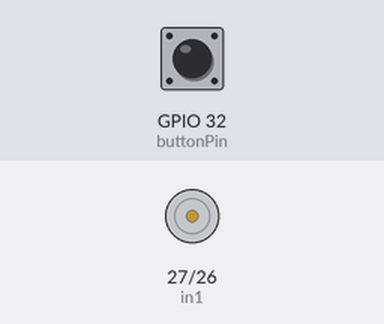
A sketch run on a simulated ESP32. Parts: motor-driver pin pairs drawn as motors (green arrow = first pin HIGH = forward, orange = second pin HIGH = backward, longer = more drive, scaled by the enable pin). The inputs (shaded band) are chosen by the test bench; at power-on: GPIO 32 (buttonPin) HIGH.

Above: at 1.2 s.
1.3 s: GPIO 32 (buttonPin) pulled LOW for 0.15 s
At 2.5 s:
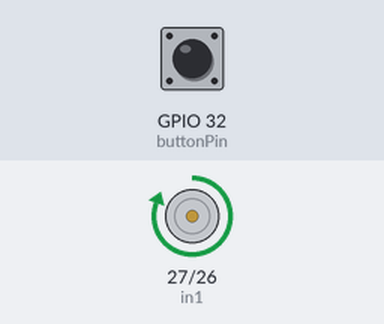
2.9 s: GPIO 32 (buttonPin) pulled LOW for 1 s
At 4.0 s:
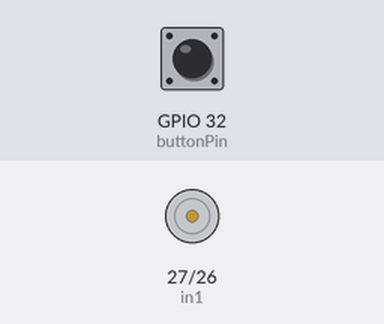
5.4 s: GPIO 32 (buttonPin) pulled LOW for 3.2 s
At 5.9 s:
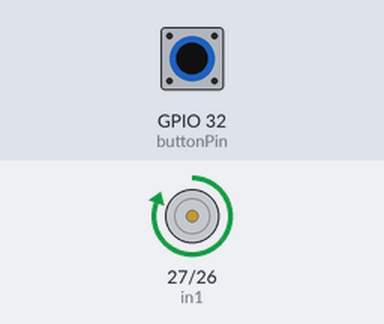
Timing chart, 0 to 8.4 s (numbered marks = the images above; inputs shaded):
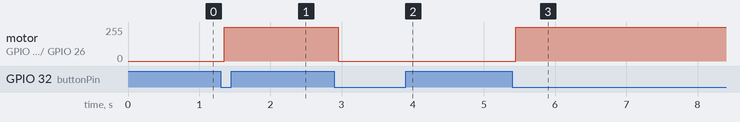

The sketch:

Test5A.ino
```cpp
// Motor Driver Pins
const int enA = 14;
const int in1 = 27;
const int in2 = 26;

// Button Pin
const int buttonPin = 32;

// State tracking
bool motorRunning = false;
bool lastButtonState = HIGH;

void setup() {
  // Initialize Motor Driver Pins
  pinMode(enA, OUTPUT);
  pinMode(in1, OUTPUT);
  pinMode(in2, OUTPUT);

  // Initialize Button with internal pull-up (defaults to HIGH, goes LOW when pressed)
  pinMode(buttonPin, INPUT_PULLUP);

  // Motor starts off
  digitalWrite(in1, LOW);
  digitalWrite(in2, LOW);
  digitalWrite(enA, LOW);
}

void loop() {
  // Read the button
  bool currentButtonState = digitalRead(buttonPin);

  // Check if button was just pressed (transitioned from HIGH to LOW)
  if (currentButtonState == LOW && lastButtonState == HIGH) {
    delay(50); // Tiny delay to debounce the physical button press

    motorRunning = !motorRunning; // Toggle the state

    if (motorRunning) {
      // START MOTOR
      digitalWrite(in1, HIGH);
      digitalWrite(in2, LOW);
      digitalWrite(enA, HIGH);
    } else {
      // STOP MOTOR
      digitalWrite(in1, LOW);
      digitalWrite(in2, LOW);
      digitalWrite(enA, LOW);
    }
  }

  // Save the state for the next loop
  lastButtonState = currentButtonState;
}
```

Measured:
- after the input at 1.3 s, motor on GPIO 27 (in1) / GPIO 26 (in2): stopped → forward 255/255 after 0.05 s
- after the input at 2.9 s, motor on GPIO 27 (in1) / GPIO 26 (in2): forward 255/255 → stopped after 0.05 s
- after the input at 5.4 s, motor on GPIO 27 (in1) / GPIO 26 (in2): stopped → forward 255/255 after 0.05 s
